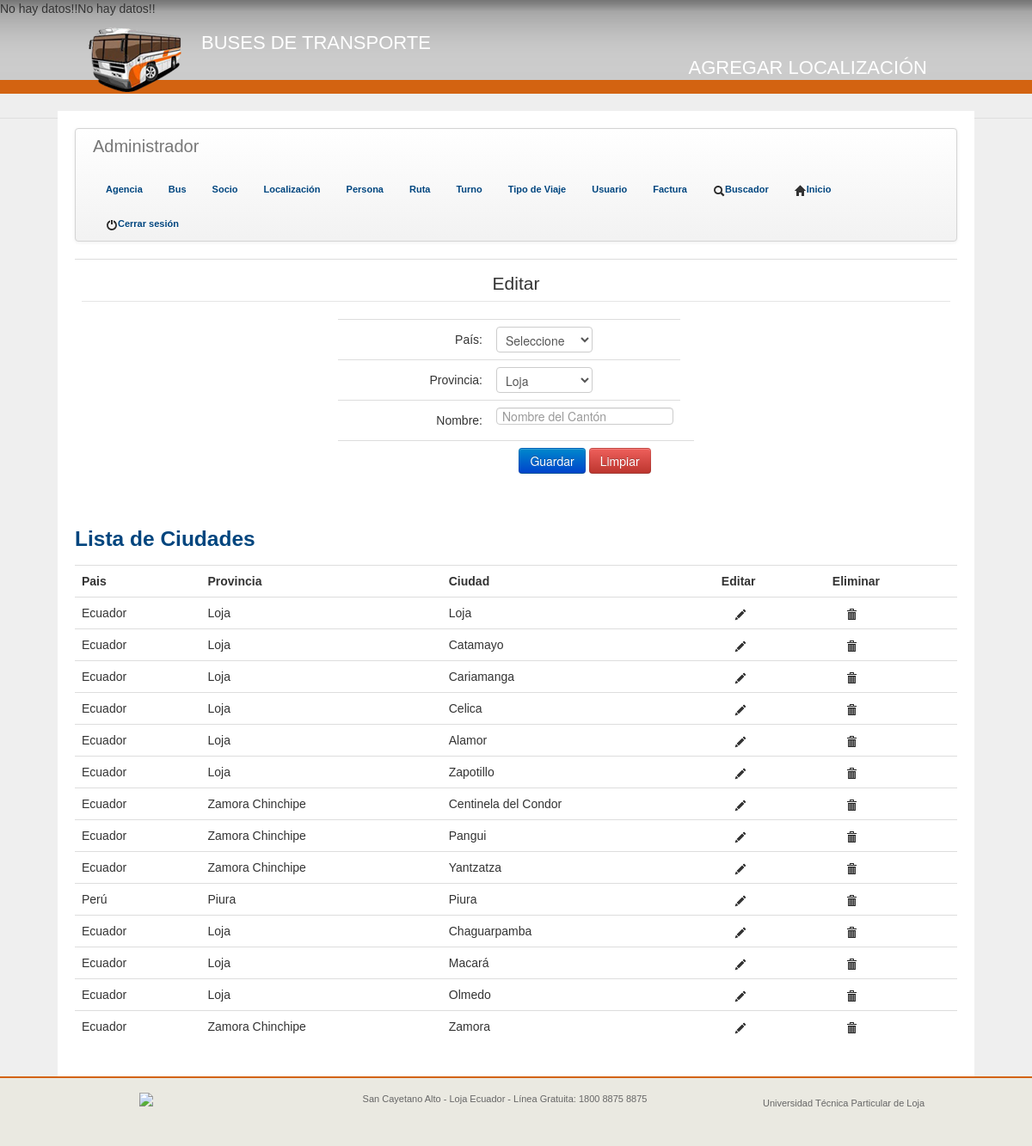
Screenshot of /pages/actLocali.php (signed in) with the database file from the repository.
### tables this page shows
CREATE TABLE IF NOT EXISTS `canton` (
  `idCanton` int(11) NOT NULL AUTO_INCREMENT,
  `idProvincia` int(11) NOT NULL,
  `nombre` varchar(30) NOT NULL,
  PRIMARY KEY (`idCanton`),
  KEY `idProvincia` (`idProvincia`)
);

CREATE TABLE IF NOT EXISTS `pais` (
  `idPais` int(11) NOT NULL AUTO_INCREMENT,
  `Nombre` varchar(30) NOT NULL,
  PRIMARY KEY (`idPais`)
);

CREATE TABLE IF NOT EXISTS `provincia` (
  `idProvincia` int(11) NOT NULL AUTO_INCREMENT,
  `nombre` varchar(40) NOT NULL,
  `idPais` int(11) NOT NULL,
  PRIMARY KEY (`idProvincia`),
  KEY `idPais` (`idPais`)
);

### dll/conexion.php (called while the page is built, shortened)
<?php
		class Conexion{
			var $host;
			var $usuario;
			var $contrasena;
			var $baseDatos;
			function Conexion(){
				$this->host="localhost";
				$this->usuario="root";
				$this->contrasena="";
				$this->baseDatos="buses_db";
			}
			function conectarse(){
				$enlace = mysqli_connect($this->host, $this->usuario, $this->contrasena, $this->baseDatos);
				return($enlace);
			}
		}
?>

### pages/actLocali.php (the view, shortened to what this page needs)
<?php
require "../dll/conexion.php";
$objeConexion = new Conexion();
include ("../dll/conexionsql.php");
extract($_GET);
$sql="SELECT pais.idPais, provincia.idProvincia from canton
INNER JOIN provincia
ON provincia.idProvincia = canton.idProvincia
INNER JOIN pais
ON pais.idPais = provincia.idPais
where canton.idCanton = '$idCanton'";
$ressql=mysql_query($sql,$con);
$totdatos=mysql_num_rows($ressql);
if($totdatos>0){
	while ($row=mysql_fetch_array($ressql)) {
		$idPais=$row[0];
		$idProvincia=$row[1];
	}
}else{
	echo "No hay datos!!";
}
?>
<!DOCTYPE html>
<html>
<head>
	<link href="../UtplCss/tema.css" rel="stylesheet">
	<link href="../UtplCss/internas.css" rel="stylesheet">
</head>
<body>
	<header>
		<section class="encabezado">
			<div class="logo">
				<a style="float:left;display:block;" href="http://www.utpl.edu.ec"><img src="../img/logo.png"></img></a>
				<h1 style="float:left;">Buses de Transporte</h1>
			</div>
			<div class="tituloPag" id="clickeable" onclick="location.href='../index.php';" style="cursor:pointer;">
				<h1 >
					Agregar localización
				</h1>
			</div>
		</section>
	</header>
	<div class="contenedor">
		<?php
		include ("../php/menu_admin.php");
		?>
		<section id="content">
			<table class="table">
				<tbody>
				<tr>
					<td>
						<center>
							<form class="form-horizontal" name="sala" action="../php/actLocali.php?id=<?php echo base64_encode($idCanton); ?>" method="POST">
								<fieldset>
									<legend>Editar</legend>
									<table>
										<tbody>
											<tr>
												<td><label class="control-label">País:</label></td>
												<td><select required name="idpais" id="idpais">
													<option value="null">Seleccione</option>
												</select>
											</td>
										</tr>
										<tr>
											<td>
												<label class="control-label">Provincia:</label>
											</td>
											<td>
												<select  name="idProv" id="idProv">
												<?php
														$query = "select * from provincia";
														$result = mysqli_query($objeConexion->conectarse(), $query) or die(mysqli_error());;
														while($row = mysqli_fetch_array($result)){
															if($row[0]==$idProvincia){
																echo '<option selected value="'.$row[0].'">'.$row[1].'</option>';
															}else{
																echo '<option value="'.$row[0].'">'.$row[1].'</option>';
															}
														}
														?>
												</select>
											</td>
										</tr>
										<tr>
											<td><label class="control-label">Nombre:</label></td>
											<td><input name="nombCant" type="text" placeholder="Nombre del Cantón" required value="<?php echo $nombre;?>"></td>
										</tr>
										<tr>
											<td></td>
											<td>
												<center>
													<button class=" btn btn-primary" type="submit"> Guardar </button>
													<button class="btn btn-danger" type="reset"> Limpiar </button>
												</center>
											</td>
											<td></td>
										</tr>
									</tbody>
								</table>
							</fieldset>
						</form>
					</center>
				</td>
			</tr>
		</tbody>
	<?php
	include("../php/listarLocali.php");
	?>
	</table>
</section>
</div>
<footer>
	<div class="containerdiv">
		<div id="cc">
			<a href="http://creativecommons.org/licenses/by-nc-nd/3.0/ec/" target="_blank"><img src="http://www.utpl.edu.ec/sites/all/themes/utpl/images/cc.jpg"></a>
		</div>
		<div id="contactinfo">
			<p>San Cayetano Alto  - Loja Ecuador - Línea Gratuita: 1800 8875 8875</p>
		</div>
		<div id="q">
			Universidad Técnica Particular de Loja
		</div>
	</div>
</footer>
</body>
</html>

### php/listarLocali.php (shortened to what this page needs)
<?php
include("../dll/conexionsql.php");
extract($_GET);
if(!isset($bandera)){
	$sql="SELECT canton.idCanton, pais.Nombre, provincia.nombre, canton.nombre FROM canton
	INNER JOIN provincia
	ON canton.idProvincia = provincia.idProvincia
	INNER JOIN pais
	ON provincia.idPais = pais.idPais";
	$ressql=mysql_query($sql,$con);
	$totdatos=mysql_num_rows($ressql);
	if($totdatos>0){
		echo "<table border='0' class='table table-hover'>";
		echo "<h3 class=\"azul\">Lista de Ciudades</h3>";
		echo "<tr>";
		echo "<th scope='col'>"."Pais"."</th>";
		echo "<th scope='col'>"."Provincia"."</th>";
		echo "<th scope='col'>"."Ciudad"."</th>";
		echo "<th scope='col'>"."Editar"."</th>";
		echo "<th scope='col'>"."Eliminar"."</th>";
		echo "</tr>";
		while ($row=mysql_fetch_array($ressql)) {
			echo "<tr class='filas'>";
			echo "<td>".$row[1]."</td>";
			echo "<td>".$row[2]."</td>";
			echo "<td>".$row[3]."</td>";
			echo "<td>
			<a href='actLocali.php?id=".base64_encode($row[0])."'>
			<i class='icon-pencil'></i>
			</a>
			</td>";
			echo "<td>
			<a href='../php/listarLocali.php?id=".base64_encode($row[0])."&bandera=1'>
			<i class='icon-trash'></i>
			</a>
			</td>";
			echo "</tr>";
		}
		echo "</table";
	}else{
		echo "No hay datos!!";
	}
}
?>

### UtplCss/tema.css (style rules this page uses)
body { background: url("../img/bg.jpg") repeat-x scroll 0% 0% #EFEFEF; margin: 0px; padding: 0px; font-family: Arial,Helvetica,Sans-serif !important; }
.encabezado { margin:auto; width: 1026px; height: 109px; }
.logo { display: inline; margin-top: 28px; width: 500px; color: white; font-weight: bolder; }
.tituloPag { float:right; color: white; font-weight: bolder; display: inline; margin: 29px 35px 0 0; }
.contenedor { width: 1026px; background: white; margin: auto; padding: 20px; }
footer { background: none repeat scroll 0 0 #EAE9E1; border-top: 2px solid #D36311; height: 65px; padding-top: 14px; width: 100%; }
.containerdiv { height: 65px; display: block; margin: 0 auto; width: 1026px; }
#cc { display: block; float: left; height: 42px; margin: 0 35px 23px 60px; width: 105px; }
#contactinfo { color: #666666; display: block; float: left; font-size: 11px; height: 65px; text-align: center; text-decoration: none; width: 600px; }
#q { display: block; float: left; font-size: 11px; color: #666666; height: 25px; margin: 5px 0px 35px 0px; width: 200px; }
h1 { font-size: 22px !important; font-weight: 100; line-height: 40px; text-transform: uppercase; }
.navbar label,a { color: #00457E !important; font-family: Arial,Helvetica,Sans-serif !important; font-size: 11px !important; font-weight: bold !important; padding: 8px 15px; text-decoration: none !important; }
.peq15 input, select, textarea, .uneditable-input { width: 8em; }

### UtplCss/internas.css (style rules this page uses)
.azul { color: #00457E; }

### rows the page displays
canton: pais.Nombre "Ecuador", idProvincia.nombre "Loja", nombre "Loja"
canton: pais.Nombre "Ecuador", idProvincia.nombre "Loja", nombre "Catamayo"
canton: pais.Nombre "Ecuador", idProvincia.nombre "Loja", nombre "Cariamanga"
canton: pais.Nombre "Ecuador", idProvincia.nombre "Loja", nombre "Celica"
canton: pais.Nombre "Ecuador", idProvincia.nombre "Loja", nombre "Alamor"
canton: pais.Nombre "Ecuador", idProvincia.nombre "Loja", nombre "Zapotillo"
canton: pais.Nombre "Ecuador", idProvincia.nombre "Zamora Chinchipe", nombre "Centinela del Condor"
canton: pais.Nombre "Ecuador", idProvincia.nombre "Zamora Chinchipe", nombre "Pangui"
canton: pais.Nombre "Ecuador", idProvincia.nombre "Zamora Chinchipe", nombre "Yantzatza"
canton: pais.Nombre "Perú", idProvincia.nombre "Piura", nombre "Piura"
canton: pais.Nombre "Ecuador", idProvincia.nombre "Loja", nombre "Chaguarpamba"
canton: pais.Nombre "Ecuador", idProvincia.nombre "Loja", nombre "Macará"
canton: pais.Nombre "Ecuador", idProvincia.nombre "Loja", nombre "Olmedo"
canton: pais.Nombre "Ecuador", idProvincia.nombre "Zamora Chinchipe", nombre "Zamora"

### other values shown
form field idProv "Loja"
